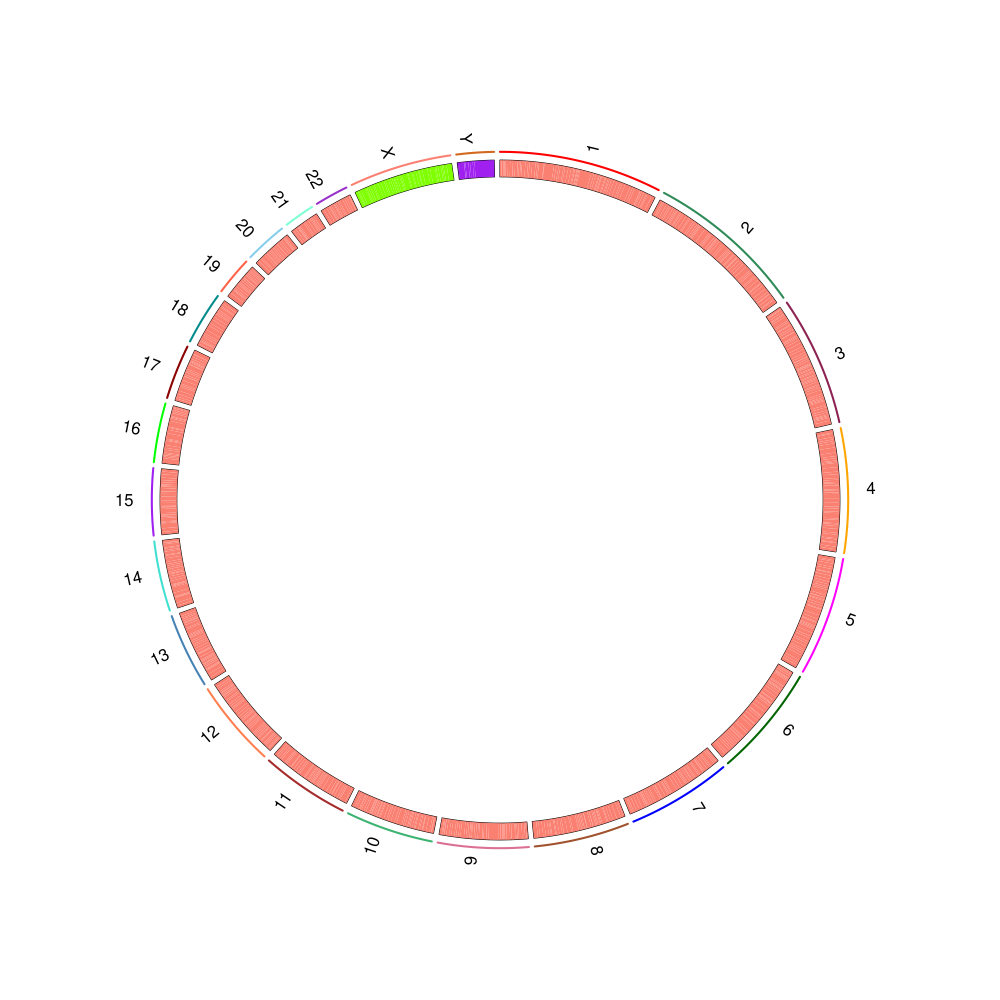

This figure's R source:
# Circos, is a circular ideogram layout to display relationships between genomic intervals.


#if (!require("BiocManager", quietly = TRUE))
#  install.packages("BiocManager")


library(RCircos)
data("UCSC.HG38.Human.CytoBandIdeogram")
cyto.info = UCSC.HG38.Human.CytoBandIdeogram
RCircos.Set.Core.Components(cyto.info, 
                            chr.exclude=NULL, 
                            tracks.inside=10, 
                            tracks.outside=0)

RCircos.Set.Plot.Area()
RCircos.Chromosome.Ideogram.Plot()

cyto.info = UCSC.HG38.Human.CytoBandIdeogram
cyto.info$Name = NA
cyto.info$Stain = NA
RCircos.Set.Core.Components(cyto.info, 
                            chr.exclude=NULL, 
                            tracks.inside=10, 
                            tracks.outside=0)

chr_order = unique(cyto.info$Chromosome)

RCircos.Set.Plot.Area()
RCircos.Chromosome.Ideogram.Plot()


ideo = RCircos.Get.Plot.Ideogram()
ideo$BandColor = 'salmon'
num = which(ideo$Chromosome == 'chrX')
ideo[num, 'BandColor'] = 'chartreuse'

num = which(ideo$Chromosome == 'chrY')
ideo[num, 'BandColor'] = 'purple'


RCircos.Reset.Plot.Ideogram(ideo)
RCircos.Set.Plot.Area()
RCircos.Chromosome.Ideogram.Plot()

library(biomaRt)
mats = readRDS("Lmatrix.rds")
print(mats)
m = useMart('ensembl', dataset='hsapiens_gene_ensembl')
coords = getBM(attributes=c('chromosome_name', 'start_position', 
                            'end_position', 'hgnc_symbol'),
               filters = c('hgnc_symbol'),
               values = list(rownames(mat)),
               mart = m)
write.csv(coords, file = 'coords.csv')
coords$chromosome_name = paste0('chr', coords$chromosome_name)
coords$chromosome_name = factor(coords$chromosome_name, levels = chr_order)

num = which(is.na(coords$chromosome_name))
coords = coords[-num, ]

up = which((mat$pval < 0.01) &
             (mat$log2FC > 1))
upmat = mat[up, ]

num = which(coords$hgnc_symbol %in% rownames(upmat))
coords1 = coords[num, ]

RCircos.Gene.Name.Plot(coords1, name.col=4, track.num = 2, side = "in",
                       is.sorted = F)
